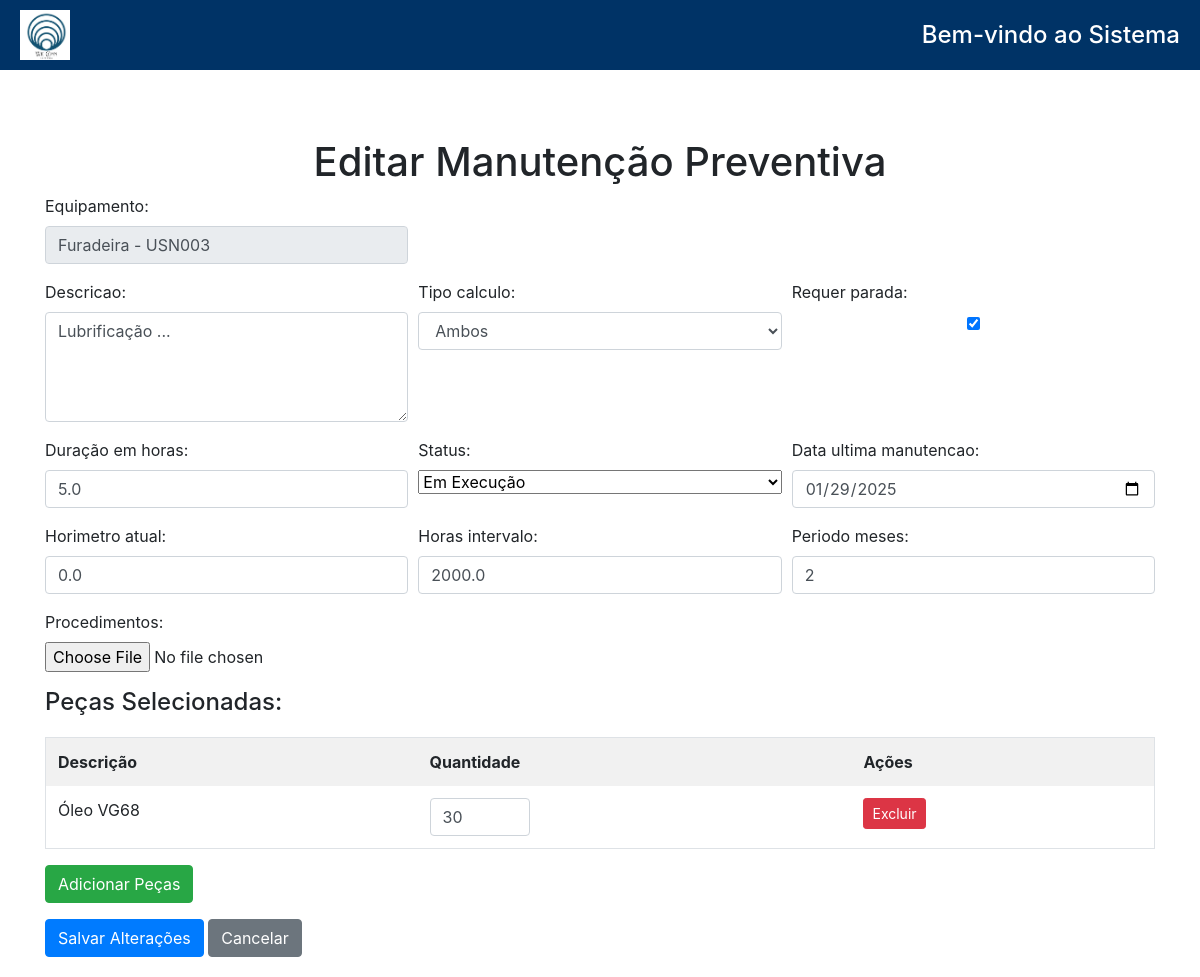
The app's page /editar_manutencao/5/, older data.
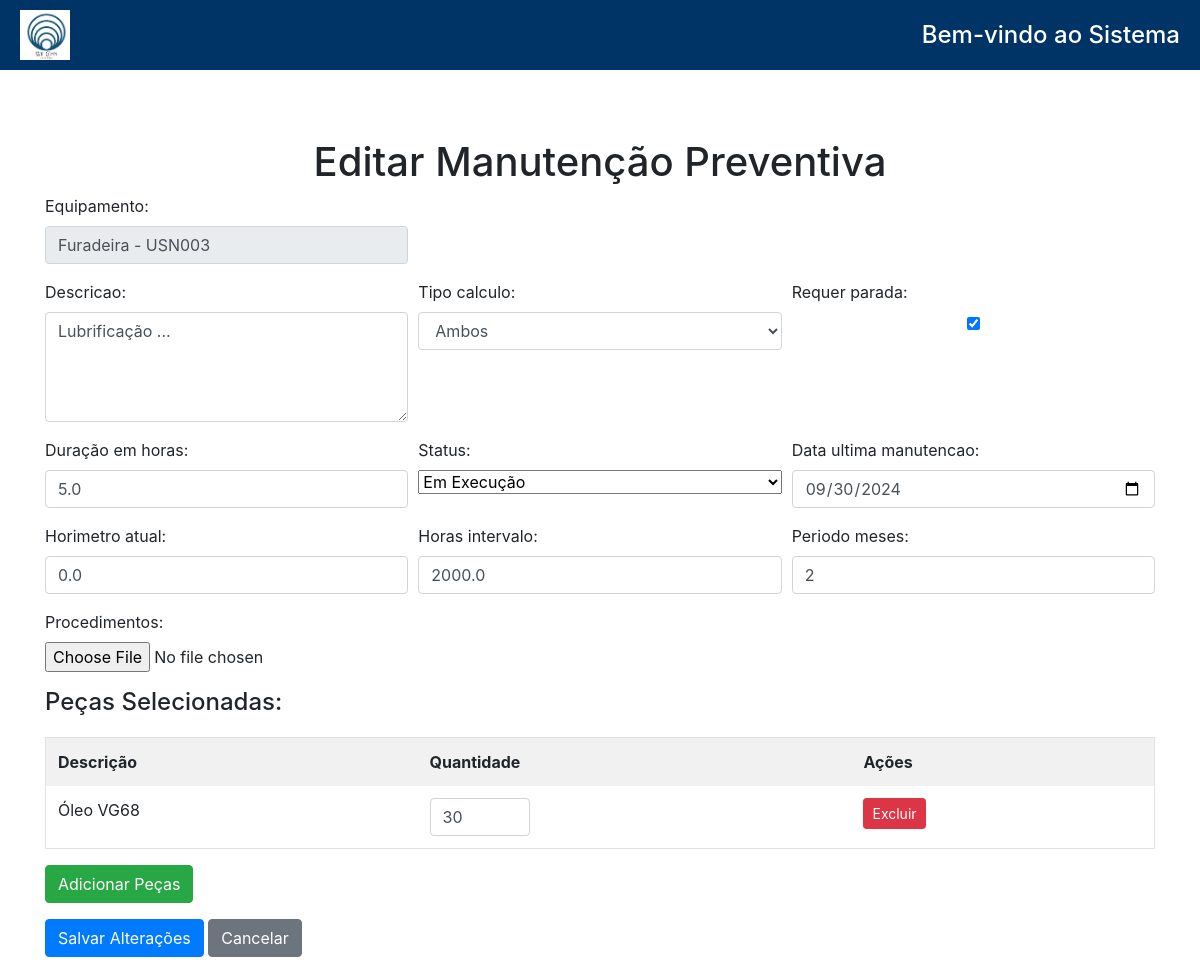
The same page, newer data.
### GestaoPrev/models.py (models this page shows, shortened)
class ManutencaoPreventiva(models.Model):
    equipamento = models.ForeignKey(
        'CadEquip.Equipamento', on_delete=models.CASCADE, related_name='manutencoes'
    )
    pecas = models.ManyToManyField(
    'cadEstoque.Pecas',
    related_name='manutencoes',
    blank=True
    )
    tipo_calculo = models.CharField(max_length=100, choices=[('horas', 'Horas'), ('meses', 'Meses'), ('ambos', 'Ambos')])
    requer_parada = models.BooleanField(default=False)
    descricao = models.TextField()
    status = models.CharField(max_length=50, choices=[
        ('programada', 'Programada'),
        ('em_execucao', 'Em Execução'),
        ('atrasada', 'Atrasada')
    ], default='Programada')
    duracao_estimada = models.FloatField(help_text="Duração estimada em horas", null=True)
    duracao_real = models.FloatField(help_text="Duração real em horas", null=True)
    data_ultima_manutencao = models.DateField(null=True, blank=True)
    data_proxima_manutencao = models.DateField(null=True, blank=True)
    horimetro_atual = models.FloatField(null=True, blank=True)
    periodo_meses = models.IntegerField(null=True, blank=True)
    horas_intervalo = models.FloatField(null=True, blank=True)
    procedimentos = models.FileField(upload_to='procedimento_pdfs/', blank=True, null=True)

### CadEquip/models.py (models this page shows, shortened)
class Equipamento(models.Model):
    CLASSIFICACAO = [
        ('a', 'A'),
        ('b', 'B'),
        ('c', 'C'),
    ]
    nome = models.CharField(max_length=200)
    tag = models.CharField(max_length=200, unique=True)
    patrimonio = models.CharField(
        max_length=200,
        unique=True,
        blank=True,  # Allow blank values
        null=True   # Allow null values
    )
    modelo = models.CharField(max_length=200)
    fabricante = models.CharField(max_length=200)
    numero_serie = models.CharField(max_length=200, unique=False, blank=True, null=True)
    ano_fabricacao = models.CharField(max_length=200, blank=True, null=True)
    data_criacao = models.DateTimeField(auto_now_add=True)
    setor = models.ForeignKey('gestaoOS.Setor', on_delete=models.CASCADE, related_name='equipamentos')
    local = models.CharField(max_length=150, blank=True, null=True)
    foto = models.ImageField(upload_to='fotos_equipamentos/%Y/%m/%d/', null=True, blank=True)
    fornecedor = models.ForeignKey(
        'CadFornecedor.Fornecedor',  # Relaciona ao modelo Fornecedor do app CadFornecedor
        on_delete=models.SET_NULL,
        related_name='equipamentos',
        null=True,
        blank=True
    )
    manual_operacao = models.FileField(upload_to='manuais/', null=True, blank=True)
    garantia_termino = models.DateField(null=True, blank=True)
    classe = models.CharField(max_length=1, blank=True, null=True)
    ssma = models.CharField(
        max_length=1,
        choices=CLASSIFICACAO,
        default='c',
    )
    qualidade = models.CharField(
        max_length=1,
        choices=CLASSIFICACAO,
        default='c',
    )
    operacao = models.CharField(
        max_length=1,
        choices=CLASSIFICACAO,
        default='c',
    )
    entrega = models.CharField(
        max_length=1,
        choices=CLASSIFICACAO,
        default='c',
    )
    mtbf = models.CharField(
        max_length=1,
        choices=CLASSIFICACAO,
        default='c',
    )
    mttr = models.CharField(
        max_length=1,
        choices=CLASSIFICACAO,
        default='c',
    )
    horimetro_atual = models.FloatField(default=0, help_text="Horas totais de operação do equipamento")
    ultima_atualizacao = models.DateTimeField(null=True, blank=True)
    def __str__(self):
        return f"{self.nome} ({self.tag}) - {self.setor.nome} - {self.fornecedor.fornecedor if self.fornecedor else 'Sem fornecedor'}"
    class Meta:
        verbose_name = 'Equipamento'
        verbose_name_plural = 'Equipamentos'

### GestaoPrev/views.py (the view)
# urls.py: path('editar_manutencao/<int:id>/', views.editar_manutencao, name='editar_manutencao'),
def editar_manutencao(request, id):
    manutencao = get_object_or_404(ManutencaoPreventiva, id=id)
    if request.method == 'POST':
        form = ManutencaoPreventivaForm(request.POST, request.FILES, instance=manutencao)
        pecas_quantidade_str = request.POST.get('pecas_quantidade', '')
        if form.is_valid():
            manutencao_editada = form.save()
            PecasManutencao.objects.filter(manutencao=manutencao).delete()
            for item in pecas_quantidade_str.split(','):
                if item:
                    try:
                        peca_id, quantidade = item.split(':')
                        PecasManutencao.objects.create(
                            manutencao=manutencao,
                            peca_id=int(peca_id),
                            quantidade=int(quantidade)
                        )
                    except ValueError as e:
                        print(f"Erro ao processar item: {item}, erro: {e}")
            messages.success(request, 'Manutenção preventiva atualizada com sucesso!')
            return redirect('listar_manutencoes')
    else:
        form = ManutencaoPreventivaForm(instance=manutencao)
    equipamentos = Equipamento.objects.all()
    pecas_disponiveis = Pecas.objects.all()
    pecas_selecionadas = PecasManutencao.objects.filter(manutencao=manutencao).select_related('peca')
    pecas_detalhadas = [
        {'id': item.peca.id, 'descricao': item.peca.descricao, 'quantidade': item.quantidade}
        for item in pecas_selecionadas
    ]
    return render(request, 'editar_manutencao.html', {
        'form': form,
        'manutencao': manutencao,
        'equipamentos': equipamentos,
        'pecas_disponiveis': pecas_disponiveis,
        'pecas_selecionadas': pecas_detalhadas,
    })

### cadEstoque/models.py (called while the page is built)
    def __str__(self):
        return f"{self.descricao}- {self.fornecedor.fornecedor if self.fornecedor else 'Sem fornecedor'}"

### GestaoPrev/templates/editar_manutencao.html (shortened to what the changed rows need)
{% extends 'base.html' %}
{% load static %}
{% block content %}
<link href="https://stackpath.bootstrapcdn.com/bootstrap/4.5.2/css/bootstrap.min.css" rel="stylesheet">
<div class="container mt-5 form-container">
    <h1 class="text-center">Editar Manutenção Preventiva</h1>
    <form method="post" enctype="multipart/form-data" id="manutencaoForm">
        <div class="form-row">
            <div class="form-group col-md-4">
                <label for="equipamento-display">Equipamento:</label>
                <input type="text" id="equipamento-display" class="form-control" value="{{ manutencao.equipamento.nome }} - {{ manutencao.equipamento.tag }}" readonly>
            </div>
        </div>
        <div class="form-row">
            <div class="form-group col-md-4">
                {{ form.descricao.label_tag }}
                {{ form.descricao }}
            </div>
            <div class="form-group col-md-4">
                {{ form.tipo_calculo.label_tag }}
                {{ form.tipo_calculo }}
            </div>
            <div class="form-group col-md-4">
                {{ form.requer_parada.label_tag }}
                {{ form.requer_parada }}
            </div>
        </div>
        <div class="form-row">
            <div class="form-group col-md-4">
                {{ form.duracao_estimada.label_tag }}
                {{ form.duracao_estimada }}
            </div>
            <div class="form-group col-md-4">
                {{ form.status.label_tag }}
                {{ form.status }}
            </div>
            <div class="form-group col-md-4">
                {{ form.data_ultima_manutencao.label_tag }}
                {{ form.data_ultima_manutencao }}
            </div>
        </div>
        <div class="form-row">
            <div class="form-group col-md-4">
                {{ form.horimetro_atual.label_tag }}
                {{ form.horimetro_atual }}
            </div>
            <div class="form-group col-md-4">
                {{ form.horas_intervalo.label_tag }}
                {{ form.horas_intervalo }}
            </div>
            <div class="form-group col-md-4">
                {{ form.periodo_meses.label_tag }}
                {{ form.periodo_meses }}
            </div>
        </div>
        <div class="form-group">
            {{ form.procedimentos.label_tag }}
            {{ form.procedimentos }}
        </div>
        <div class="form-group">
            <table class="table table-bordered">
                <thead>
                    <tr>
                        <th>Descrição</th>
                        <th>Quantidade</th>
                        <th>Ações</th>
                    </tr>
                </thead>
            </table>
        </div>
    </form>
</div>
{% endblock %}

Row changes from the older to the newer data that the page shows:
changed ManutencaoPreventiva "Ambos": data_ultima_manutencao "01/29/2025" → "09/30/2024"
